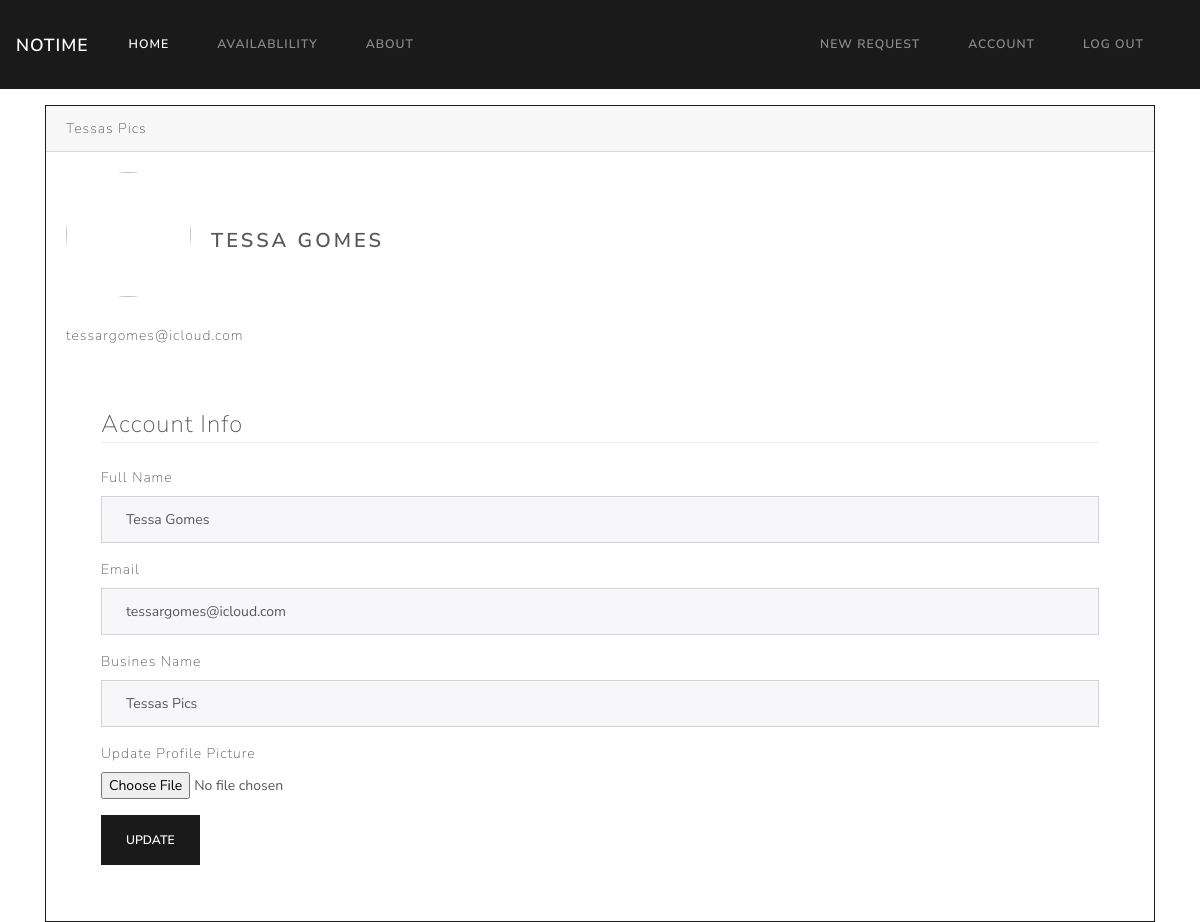
Page /account (signed in) on the committed database.
### fulcrumportal/models.py (models this page shows, shortened)
class User(db.Model, UserMixin):
    id = db.Column(db.Integer, primary_key=True)
    fullname = db.Column(db.String(40), nullable=False)
    email = db.Column(db.String(120), unique=True, nullable=False)
    password = db.Column(db.String(60), nullable=False)
    image_file = db.Column(db.String(20), nullable=False, default='default.jpg')
    business_name = db.Column(db.String(80), nullable=False)
    requests = db.relationship('Requests', backref='business', lazy=True)
    role = db.Column(db.String(10), nullable=False)

### fulcrumportal/routes.py (the view)
@app.route("/account", methods=["GET", "POST"])
@login_required
def account():
    form = UpdateAccountForm()
    if form.validate_on_submit():
        if form.picture.data:
            picture_file = save_picture(form.picture.data)
            current_user.image_file = picture_file
        current_user.fullname = form.fullName.data
        current_user.email = form.email.data
        current_user.business_name = form.business.data
        db.session.commit()
        flash(f'Your account has been updated!', 'success')
        return redirect(url_for('account'))
    elif request.method == "GET":
        form.fullName.data = current_user.fullname
        form.email.data = current_user.email
        form.business.data = current_user.business_name
    image_file = url_for('static', filename='profilePics/' + current_user.image_file)
    return render_template('account.html', Title='Account', image_file=image_file, form=form)

### fulcrumportal/forms.py (shortened to what this page needs)
class UpdateAccountForm(FlaskForm):
    fullName = StringField('Full Name', validators=[DataRequired(), Length(min=2, max=50)])
    email = StringField('Email', validators=[DataRequired(), Email()])
    business = StringField('Busines Name', validators=[DataRequired()])
    picture = FileField('Update Profile Picture', validators=[FileAllowed(['jpg', 'png'])])
    submit = SubmitField('Update')

### fulcrumportal/models.py (called while the page is built)
@login_manager.user_loader
def load_user(user_id):
    return User.query.get(int(user_id))

### fulcrumportal/templates/account.html (shortened to what this page needs)
{% extends "main.html" %}
{% block content %}
    <div class="container pt-3">
        <div class="card border-primary ">
        <div class="card-header">{{ current_user.business_name }}</div>
        <div class="card-body">
            <h4 class="card-title"><img class="account-img rounded-circle" src="{{ image_file }}">{{ current_user.fullname }}</h4>
            <p class="card-text">{{ current_user.email }}</p>
            <div class="container pt-4">
    <div>
        <div class="card-body">
        <form method="POST" action="" enctype="multipart/form-data">
            <fieldset class="form-group">
                <legend class="border-bottom mb-4">Account Info</legend>
                <div class="form-group">
                    {{ form.fullName.label(class="form-control-label") }}
                    {% if form.fullName.errors %}
                        {{ form.fullName(class="form-control is-invalid") }}
                        <div class="invalid-feedback">
                            {% for error in form.fullName.errors %}
                                <span>{{ error }}</span>
                            {% endfor %}
                        </div>
                    {% else %}
                        {{ form.fullName(class="form-control") }}
                    {% endif %}
                </div>
                <div class="form-group">
                    {{ form.email.label(class="form-control-label") }}
                    {% if form.email.errors %}
                        {{ form.email(class="form-control is-invalid") }}
                        <div class="invalid-feedback">
                            {% for error in form.email.errors %}
                                <span>{{ error }}</span>
                            {% endfor %}
                        </div>
                    {% else %}
                        {{ form.email(class="form-control") }}
                    {% endif %}
                </div>
                <div class="form-group">
                    {{ form.business.label(class="form-control-label") }}
                    {% if form.business.errors %}
                        {{ form.business(class="form-control is-invalid") }}
                        <div class="invalid-feedback">
                            {% for error in form.business.errors %}
                                <span>{{ error }}</span>
                            {% endfor %}
                        </div>
                    {% else %}
                        {{ form.business(class="form-control") }}
                    {% endif %}
                </div>
            <div>
                {{ form.picture.label() }}
                {{ form.picture(class="form-control-file") }}
            </div>
            </fieldset>
            <div class="form-group">
                {{ form.submit(class="btn btn-primary") }}
            </div>
        </form>
        </div>
    </div>
    </div>
        </div>
    </div>
    </div>
{% endblock content %}

### fulcrumportal/static/main.css (style rules this page uses)
.account-img { height: 125px; width: 125px; margin-right: 20px; margin-bottom: 16px; }

### rows in the picture
User: business_name "Tessas Pics", fullname "TESSA GOMES", email "tessargomes@icloud.com"
